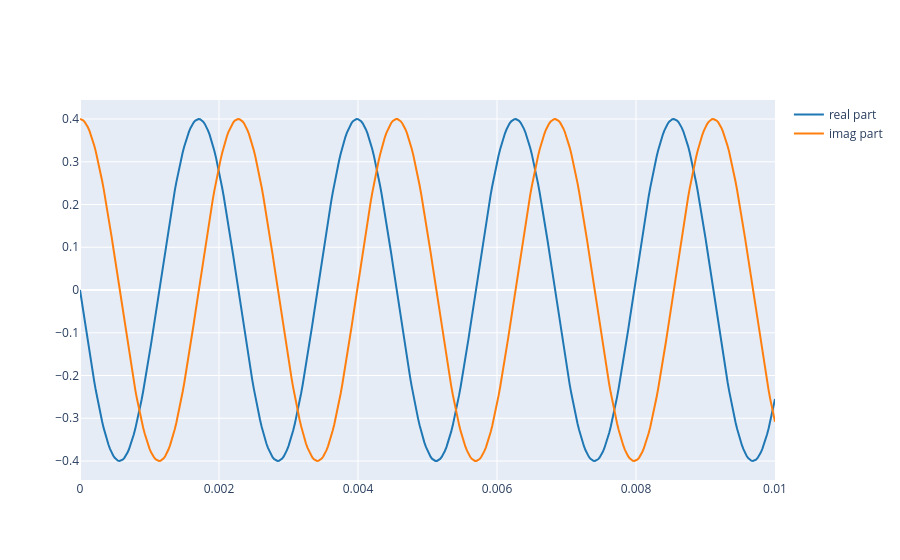

Notebook cell for this chart:
### Markdown cell above
2.1. Define a complex sinusoid using the same parameters as in Lab 1, Exercise 3.1, and plot its real part. Then answer: how does changing $\phi$ change the waveform?

### Code cell
# Write the code here

# Example starter:

A = 0.4

f = 221.6
fs = 44100
phi = np.pi / 2 
t = np.arange(0, 0.01, 1.0/fs)

x = A * np.exp(1j*(2*np.pi*f0*t + phi))
plot_signals([np.real(x), np.imag(x)], fs, name=['real part', 'imag part'])

### Figure 1 — Plotly figure (JSON) as saved in the notebook; plotly's stock layout.template omitted (floating-point values rounded to 4 significant figures; data arrays with more than 128 entries replaced by an {"elided": "..."} marker saying what was removed)
{"data": [{"line": {"color": "#1f77b4", "shape": "linear"}, "mode": "lines", "name": "real part", "type": "scatter", "x": {"elided": "441 float values"}, "y": {"elided": "441 float values"}}, {"line": {"color": "#ff7f0e", "shape": "linear"}, "mode": "lines", "name": "imag part", "type": "scatter", "x": {"elided": "441 float values"}, "y": {"elided": "441 float values"}}], "layout": {}}
